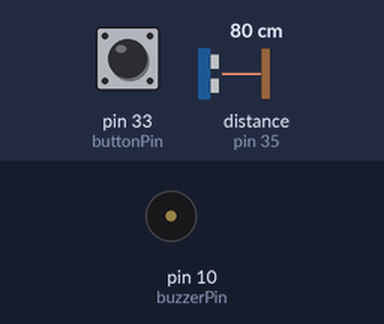
The sketch below on a simulated Arduino Mega 2560, built with avr-gcc and run on an emulated ATmega2560. On the bench: buzzer (waves = sounding). Wiring (inferred from the names in the program): ultrasonic range finder: trigger pin 34; echo pin 35. The test bench sets the inputs (shaded band); at power-on: distance to the obstacle (sensor on pin 35) 80 cm, pin 33 (buttonPin) HIGH. The echo pulse lasts 58.3 µs per cm.

Above: at 1.2 s.
1.3 s: distance to the obstacle (sensor on pin 35) set to 18 cm
2.8 s: distance to the obstacle (sensor on pin 35) set to 13 cm
At 3.5 s:
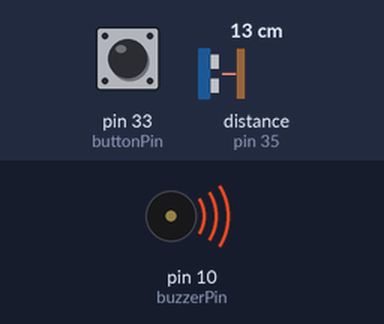
Timing chart, 0 to 5.8 s (numbered marks = the images above; inputs shaded):
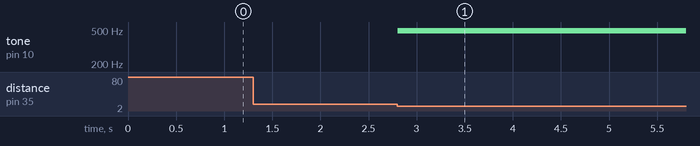

Measured:
- the behaviour switches between 16 and 15 cm on distance to the obstacle (sensor on pin 35) (found by bisection; images 0 and 1)
- after the input at 1.3 s, every drawn part: stays the same
- after the input at 2.8 s, tone on pin 10 (buzzerPin): silent → 490 Hz at once

The sketch:

garage_controller.ino
```cpp
#include <IRremote.h>

const int buzzerPin = 10;     // Buzzer pin
const int trigPin = 34;       // Ultrasonic trigger pin
const int echoPin = 35;       // Ultrasonic echo pin
const int buttonPin = 33;     // Button pin
const int irPin = 3;          // IR transmitter pin
const unsigned int irSignal[] = {900, 450, 900, 450, 900, 450, 900, 450, 900, 450}; // IR signal pattern

IRsend irsend;
int distance;
long duration;

void setup() {
  pinMode(trigPin, OUTPUT);        // Set trigger pin as OUTPUT
  pinMode(echoPin, INPUT);         // Set echo pin as INPUT
  pinMode(buzzerPin, OUTPUT);      // Set buzzer pin as OUTPUT
  pinMode(buttonPin, INPUT_PULLUP);// Set button pin as INPUT with pull-up
  irsend.begin(irPin);             // Initialize IR transmitter
}

int checkDistance() {
  digitalWrite(trigPin, LOW);
  delayMicroseconds(2);
  digitalWrite(trigPin, HIGH);
  delayMicroseconds(10);
  digitalWrite(trigPin, LOW);
  duration = pulseIn(echoPin, HIGH); // Measure the echo time
  distance = duration * 0.034 / 2;   // Convert to distance in cm
  return distance;
}

void loop() {
  // Check distance and control buzzer
  distance = checkDistance();
  if (distance < 15) {
    analogWrite(buzzerPin, (15 - distance) * (255.0 / 15)); // Buzzer intensity based on distance
  } else {
    analogWrite(buzzerPin, 0); // Turn off buzzer if distance is safe
  }

  // Send IR signal only when the button is pressed
  if (digitalRead(buttonPin) == LOW) {
    while (digitalRead(buttonPin) == LOW); // Wait for button release (debouncing)
    for (int i = 0; i < 5; i++) {
      irsend.sendRaw(irSignal, sizeof(irSignal) / sizeof(irSignal[0]), 38);
      delay(50);
    }
  }
}
```
